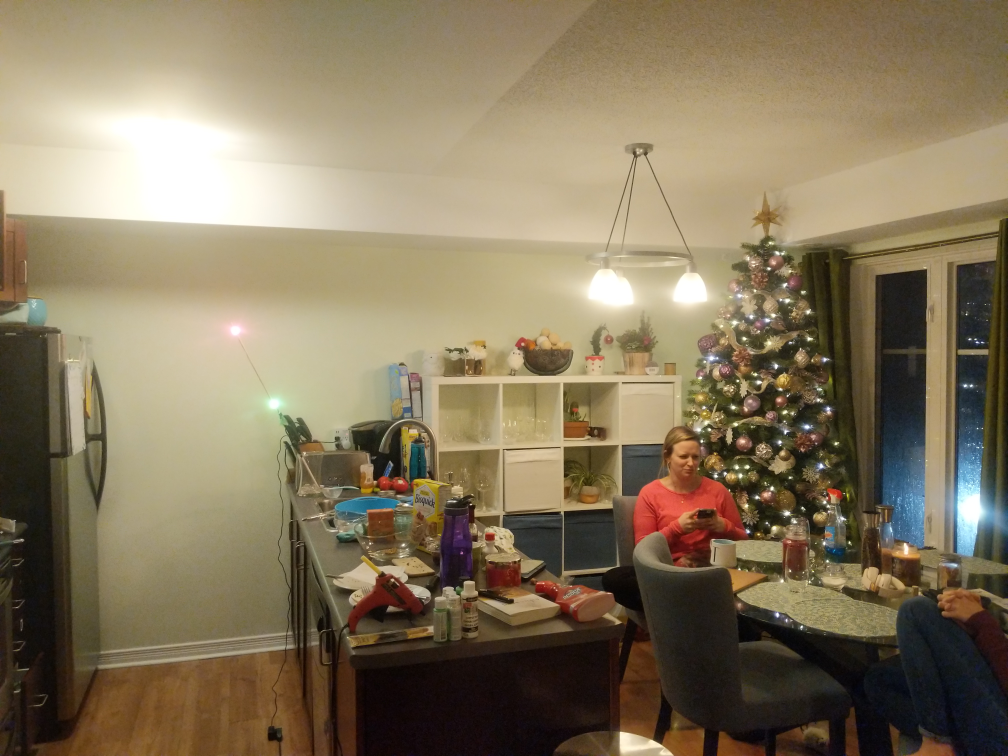
#> input picture camera_processing/wand_test.jpg, 4032 x 3024 px (shown at 1/4 size)
$ jupyter execute wand_testing.ipynb   (shell and % lines are left out)
#> lines starting #> are read from the running program, lines starting #| are printed output that depends on the picture; after the words box and inside, x2 and y2 are one past the last pixel; in counts of white or black regions, pixels touching at a corner belong together
### camera_processing/wand.py
import cv2
import numpy as np

from linalghelpers import lineEndPointsOnImage

class Marker():
	def __init__(self):
		pass

	def detect(self,img):
		raise NotImplementedError

	def visualizeMask(self,img):
		raise NotImplementedError

	# Hue (what colour), Saturation (white to colour) Value (dark to vibrant)
	def maskColor(self,img_hsv,hue_center,hue_radius,
		upper_sat=1.0,lower_sat=0.3,upper_val=1.0,lower_val=0.3):
		#TODO: hue_rad > 180 = bad, darkness bounds, whiteness bounds
		# handle color rollaround
		if hue_center+hue_radius > 360:
			hue_center = hue_center-360
		if hue_center-hue_radius < 0:
			#above zero
			lower = (0,255*lower_sat,255*lower_val)
			upper = (int((hue_center+hue_radius)/2),255*upper_sat,255*upper_val)
			mask_part_1 = cv2.inRange(img_hsv,np.array(lower,dtype = "uint8"),np.array(upper,dtype = "uint8"))
			#below zero
			lower = (int((360+hue_center-hue_radius)/2),255*lower_sat,255*lower_val)
			upper = (179,255*upper_sat,255*upper_val)
			mask_part_2 = cv2.inRange(img_hsv,np.array(lower,dtype = "uint8"),np.array(upper,dtype = "uint8"))
			mask = mask_part_1 | mask_part_2
		else:
			lower = (int((hue_center-hue_radius)/2),255*lower_sat,255*lower_val)
			upper = (int((hue_center+hue_radius)/2),255*upper_sat,255*upper_val)
			mask = cv2.inRange(img_hsv,np.array(lower,dtype = "uint8"),np.array(upper,dtype = "uint8"))
		return mask

#The pink aura
class ActiveBallMarker(Marker):
	def __init__(self, hue, hue_range, u_sat, m_sat, l_sat, u_bright, m_bright, l_bright):
		self.IMAGE_BLUR = 3
		self.MAX_BALL_RAD = 20
		self.CIRCULARITY_SENSITIVITY = 5 #1-5ish range
		self.PUPIL_BLUR = 5 # must be odd

		self.hue = hue
		self.hue_range = hue_range
		self.u_sat = u_sat
		self.m_sat = m_sat
		self.l_sat = l_sat
		self.u_bright = u_bright
		self.m_bright = m_bright
		self.l_bright = l_bright
		super().__init__()

	def prepareImage(self,img):
		blurred_img = cv2.GaussianBlur(img, (self.IMAGE_BLUR, self.IMAGE_BLUR), 0)
		hsv_img = cv2.cvtColor(blurred_img,cv2.COLOR_BGR2HSV)
		return hsv_img

	def getPupilMask(self,hsv_img):
		mask = self.maskColor(hsv_img,self.hue,self.hue_range,self.m_sat,self.l_sat,self.u_bright,self.m_bright)

		kernel = cv2.getStructuringElement(cv2.MORPH_ELLIPSE,(self.PUPIL_BLUR,self.PUPIL_BLUR))
		mask = cv2.dilate(mask, kernel, iterations=1)
		mask = cv2.erode(mask, kernel, iterations=1)
		return mask

	def getCoronaMask(self,hsv_img):
		# Setting the kernel to be the max size of the ball ensures
		# that the inner saturated ball gets gellied when dilating
		kernel = cv2.getStructuringElement(cv2.MORPH_ELLIPSE,(self.MAX_BALL_RAD*2+1,self.MAX_BALL_RAD*2+1))
		mask = self.maskColor(hsv_img,self.hue,self.hue_range,self.u_sat,self.m_sat,self.m_bright,self.l_bright)
		mask = cv2.dilate(mask, kernel, iterations=1)
		mask = cv2.erode(mask, kernel, iterations=1)
		return mask

	def visualizeMask(self,img):
		hsv_img = self.prepareImage(img)
		pupil_mask = self.getPupilMask(hsv_img)
		corona_mask = self.getCoronaMask(hsv_img)
		has_mask = np.logical_or(pupil_mask > 0, corona_mask > 0)
		img[has_mask] = np.dstack((corona_mask, np.zeros(pupil_mask.shape), pupil_mask))[has_mask]

	def detect(self,img):
		hsv_img = self.prepareImage(img)
		pupil_mask = self.getPupilMask(hsv_img)
		corona_mask = self.getCoronaMask(hsv_img)
		marker_mask = np.minimum(pupil_mask,corona_mask)
		marker_mask = cv2.GaussianBlur(marker_mask, (self.PUPIL_BLUR, self.PUPIL_BLUR), 0)

		circles = cv2.HoughCircles(marker_mask, cv2.HOUGH_GRADIENT, self.CIRCULARITY_SENSITIVITY, 50,
			param1=100,param2=30,minRadius=0,maxRadius=self.MAX_BALL_RAD)
		if circles is not None:
			if len(circles) == 1:
				circles = np.round(circles[0, :]).astype("int")
				return circles[0]
		return None


class BallWand():
	def __init__(self):

		#NOTE: where should these hard codes be located and how should they be referenced?
		self.marker_distance = 0.4
		self.topMarker = ActiveBallMarker(hue=345, hue_range=35,
			u_sat=0.2, m_sat=0.04, l_sat=0, u_bright=1, m_bright=0.96, l_bright=0.85)
		self.bottomMarker = ActiveBallMarker(hue=120, hue_range=40,
			u_sat=0.2, m_sat=0.04, l_sat=0, u_bright=1, m_bright=0.96, l_bright=0.85)

	def detect(self,img):
		top_keypoints = self.topMarker.detect(img)
		bottom_keypoints = self.bottomMarker.detect(img)
		if top_keypoints is None or bottom_keypoints is None:
			return None

		keypoints = {'top':{'x':top_keypoints[0],'y':top_keypoints[1],'r':top_keypoints[2]},
					 'bottom':{'x':bottom_keypoints[0],'y':bottom_keypoints[1],'r':bottom_keypoints[2]}}
		return keypoints

	def drawResults(self,img,key):
		cv2.circle(img, (key['top']['x'],key['top']['y']), key['top']['r'], (0, 0, 255), 5)
		cv2.circle(img, (key['bottom']['x'],key['bottom']['y']), key['bottom']['r'], (0, 255, 0), 5)
		cv2.line(img,(key['top']['x'],key['top']['y']),(key['bottom']['x'],key['bottom']['y']), (255, 0, 0), 5)

	def visualizeMask(self,img):
		self.topMarker.visualizeMask(img)
		self.bottomMarker.visualizeMask(img)

### camera_processing/wand_testing.ipynb
### Imports

Import dependencies and make a couple helper functions

[cell 1]

import cv2
import numpy as np
import sys

import matplotlib.pyplot as plt
plt.rcParams['figure.figsize'] = [16, 12]

from wand import * #import the module here, so that it can be reloaded.

RESOLUTION = (1920,1440,3)

def captureImage(fname):
    img = cv2.imread(fname)
    if img.shape[:2] != RESOLUTION[:2]:
        img = cv2.resize(img,RESOLUTION[:2])
    return img

def drawImage(img):
    plt.imshow(cv2.cvtColor(img,cv2.COLOR_BGR2RGB))
    plt.show()

### Detection Masks

Introspect and edit detection masks and thresholds

[cell 2]
img = captureImage('wand_test.jpg')
#> in captureImage, img is the input picture: shape (3024, 4032, 3); mean B, G, R 93.8, 119.7, 133.6
wand = BallWand()
wand.visualizeMask(img)
#> in maskColor, `mask_part_1 = cv2.inRange(img_hsv,np.array(lower,dtype = "uint8"),np.a..`:
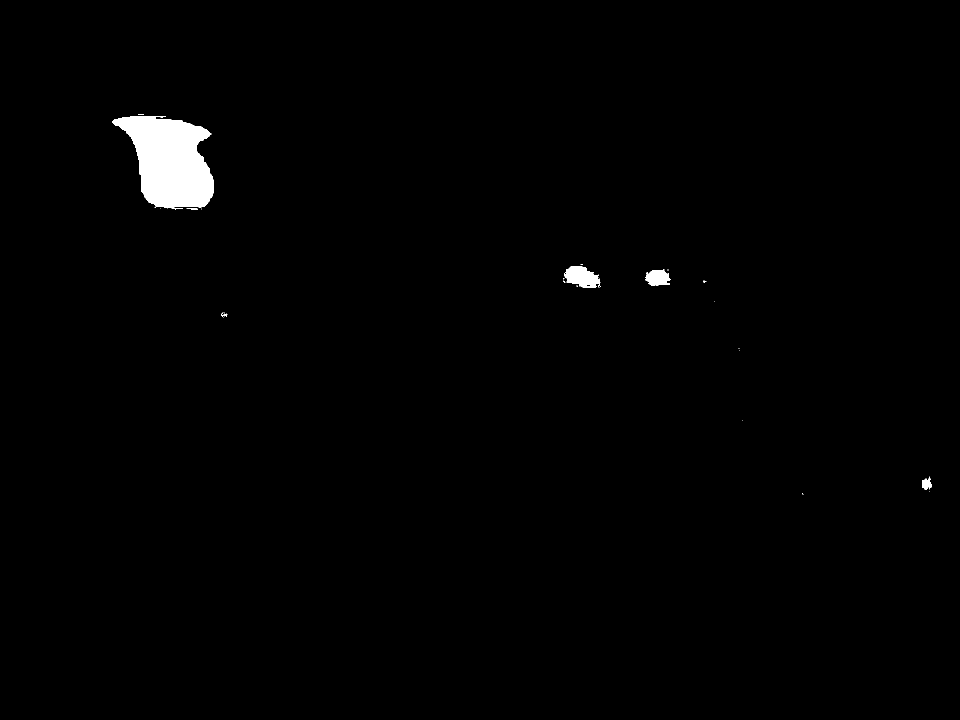
#> mask_part_1: shape (1440, 1920) (shown at 1/2 size); 1% white; 32 white regions (26 under 20 px), largest, box (x1, y1, x2, y2) and area: (225, 232, 428, 418) 24713, (1130, 532, 1201, 576) 2100, (1291, 538, 1341, 572) 1172, (1844, 953, 1863, 979) 291, (447, 627, 455, 633) 24, (373, 416, 395, 417) 22
#> in maskColor, `mask_part_2 = cv2.inRange(img_hsv,np.array(lower,dtype = "uint8"),np.a..`:
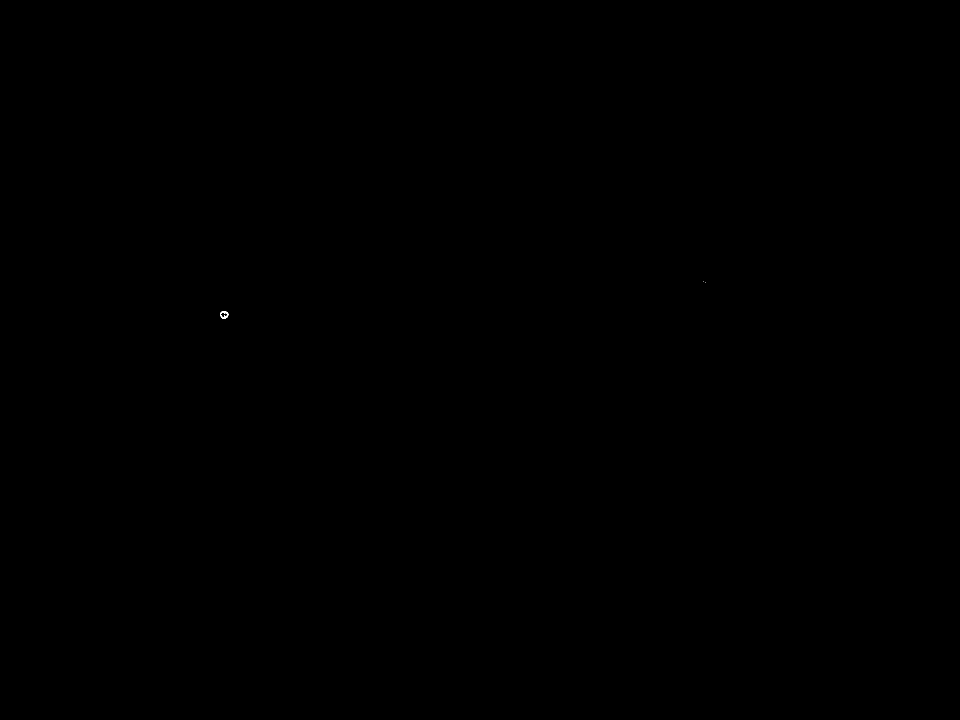
#> mask_part_2: shape (1440, 1920) (shown at 1/2 size); 0% white in thin lines or dots, all inside (x1, y1, x2, y2) = (440, 563, 1411, 638)
#> in visualizeMask, `img[has_mask] = np.dstack((corona_mask, np.zeros(pupil_mask.shape), pu..`:
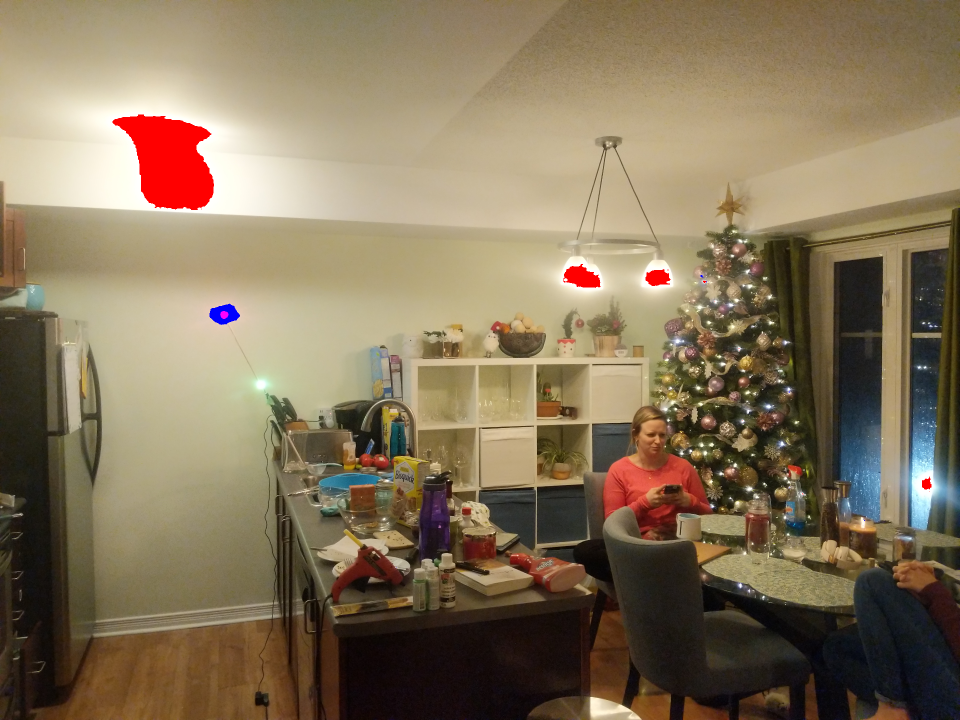
#> img: shape (1440, 1920, 3) (shown at 1/2 size); mean B, G, R 91.1, 116.8, 133.4
#> in getCoronaMask (call 2), `mask = cv2.dilate(mask, kernel, iterations=1)`:
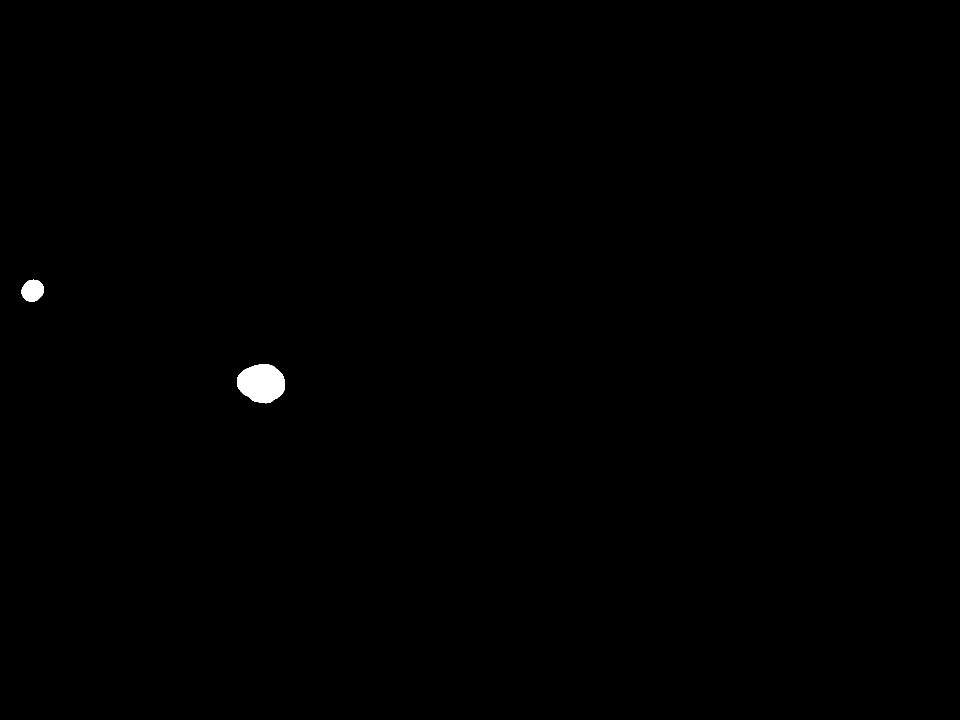
#> mask: shape (1440, 1920) (shown at 1/2 size); 0.26% white; 2 white regions, box (x1, y1, x2, y2) and area: (474, 728, 570, 807) 5744, (43, 559, 88, 604) 1531
#> in visualizeMask (call 2), `img[has_mask] = np.dstack((corona_mask, np.zeros(pupil_mask.shape), pu..`:
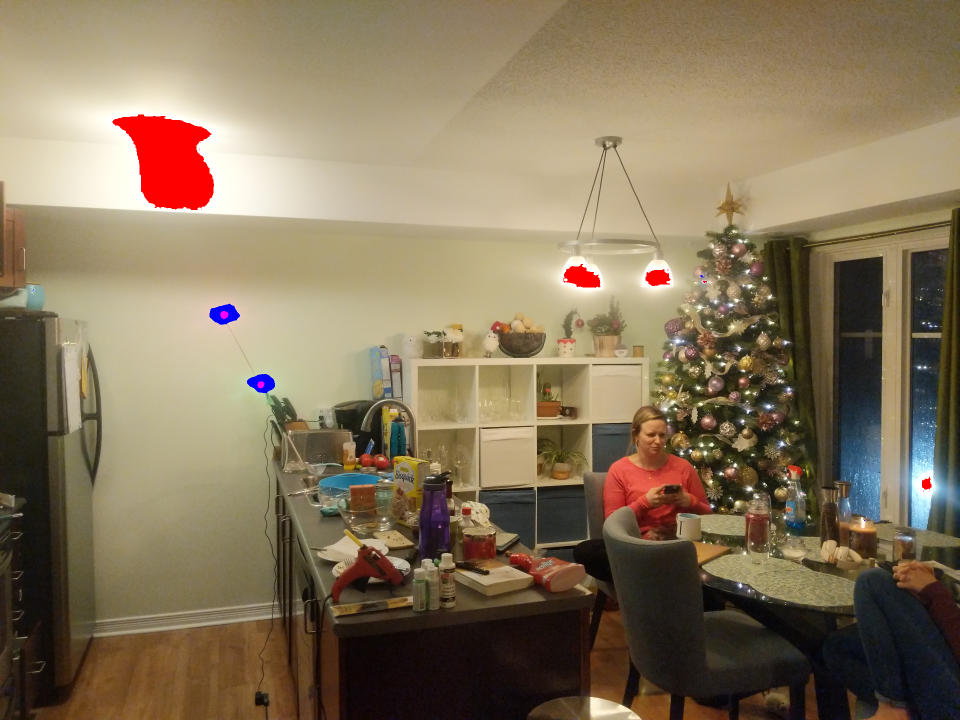
#> img: shape (1440, 1920, 3) (shown at 1/2 size); 0.06% of pixels changed, all inside (x1, y1, x2, y2) = (63, 285, 1847, 1195)
drawImage(img)

### Verify

Test the final detector

[cell 3]
img = captureImage('wand_test.jpg')
wand = BallWand()
keypoints = wand.detect(img)
#> in detect, `circles = cv2.HoughCircles(marker_mask, cv2.HOUGH_GRADIENT, self.CIRCU..`: circles = [[447.5, 627.5, 7.5]]
#> in detect, `circles = np.round(circles[0, :]).astype("int")`: circles = [[448, 628, 8]]
#> in detect, `top_keypoints = self.topMarker.detect(img)`: top_keypoints = [448, 628, 8]
#> in detect, `bottom_keypoints = self.bottomMarker.detect(img)`: bottom_keypoints = [522, 768, 7]
#> keypoints = 2 items

print(keypoints)
#| {'top': {'x': 448, 'y': 628, 'r': 8}, 'bottom': {'x': 522, 'y': 768, 'r': 7}}
wand.drawResults(img,keypoints)
drawImage(img)
